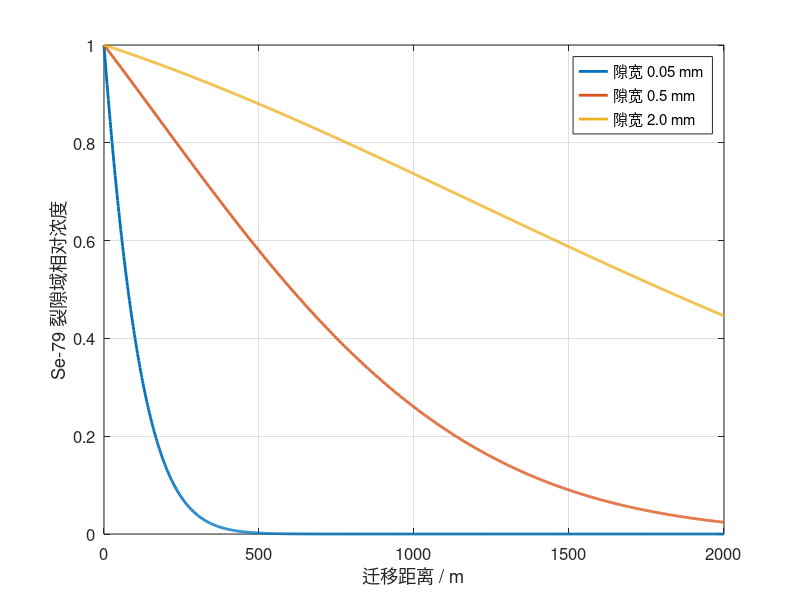

MATLAB code for this plot:

clc; clear; close all;

%% 距离
x = linspace(0,2000,1000);   % m

%% 裂隙隙宽 (m)
b_list = [0.05e-3, 0.5e-3, 2.0e-3];
label_list = {'0.05 mm','0.5 mm','2.0 mm'};

%% 参考隙宽
b0 = 0.5e-3;

%% 参数（数值已做尺度控制）
L_ref = 350;      % 裂隙内前锋控制尺度 (m)
n = 2.0;          % 非线性指数
Lm0 = 1200;       % 基质交换特征长度 (m)

figure; hold on; box on;

for i = 1:length(b_list)
    b = b_list(i);

    % 裂隙内迁移前锋尺度
    Lc = L_ref * (b / b_list(1)).^0.6;

    % 基质交换等效长度（随隙宽变化）
    Lm = Lm0 * (b / b0);

    % 前锋项
    front = exp( - (x ./ Lc).^n );

    % 双域基质损失项（稳定）
    loss_matrix = exp( - x ./ Lm );

    % 裂隙域相对浓度
    C = front .* loss_matrix;

    plot(x, C, 'LineWidth', 2, ...
        'DisplayName', ['隙宽 ', label_list{i}]);
end

xlabel('迁移距离 / m');
ylabel('Se-79 裂隙域相对浓度');
% title('双域模型下隙宽对 Se-79 裂隙迁移的影响（10^5 年）');
legend('Location','northeast');
grid on;
set(gca,'FontSize',12);
